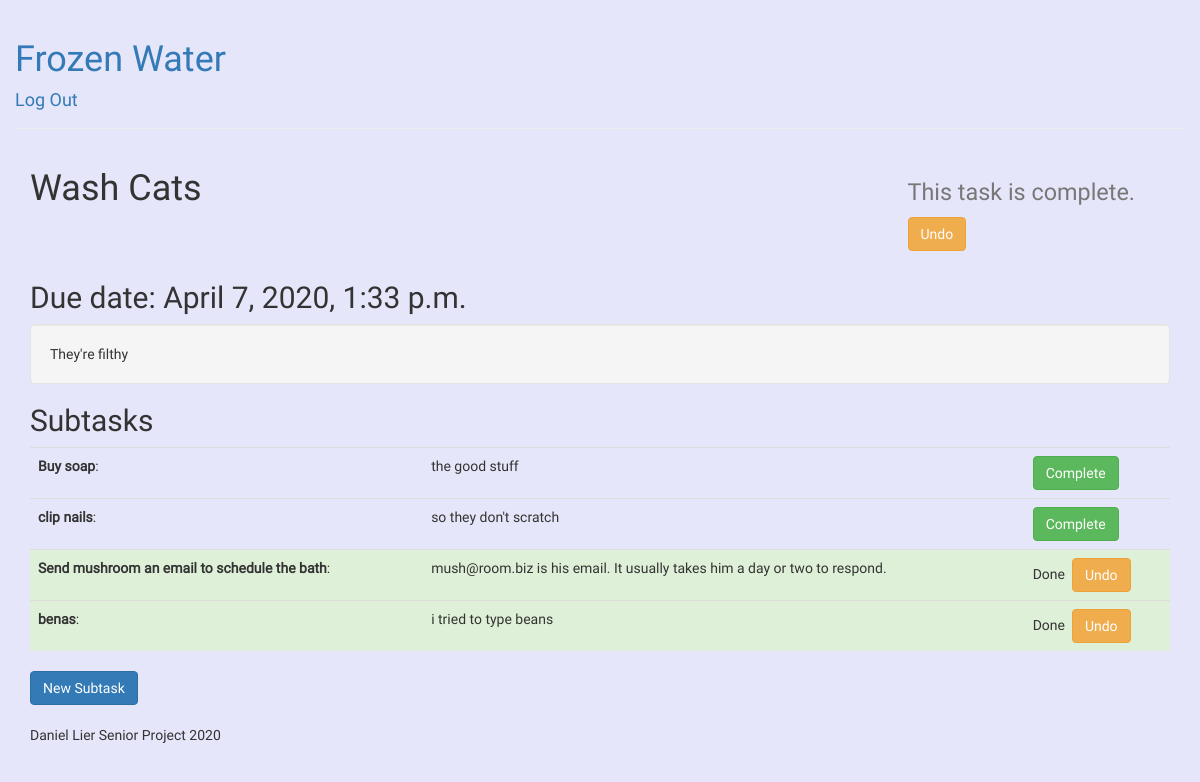
Page /task/1 (signed in) on the committed database.
### todo/models.py (models this page shows, shortened)
class Todo(models.Model):
    title = models.CharField(max_length=120)
    description = models.TextField()
    completed = models.BooleanField(default=False)
    due = models.DateTimeField(default = timezone.now)
    user = models.ForeignKey(User, on_delete=models.CASCADE)

class Subtask(models.Model):
    title = models.CharField(max_length=120)
    description = models.TextField()
    completed = models.BooleanField(default=False)
    parent = models.ForeignKey(Todo, on_delete=models.CASCADE)

### todo/views.py (the view)
# urls.py: path('task/<int:task_id>', views.task, name='task'),
@login_required
def task(request, task_id):
    task = get_object_or_404(Todo, pk=task_id)
    if request.user == task.user:
        subs = Subtask.objects.filter(parent=task)
        return render(request, 'todo/task.html', {'task':task, 'subs':subs})
    else:
        current = request.user.id
        return HttpResponseRedirect('/' + str(current))

### templates/todo/task.html
{% extends 'todo/base.html' %}
{% block content %}
<div class="row">
    <div class="col-md-9">
        <h1>{{task.title}}</h1>
    </div>
    <div class="col-md-3">
        <h1>
            {% if not task.completed %}
            <p><a href="/complete/{{task.id}}""><button type=" button" class="btn btn-success">Complete this
                    Task</button></a></p>
            {% else %}
            <small class="text-right">This task is complete. <a href="/undo/{{task.id}}""><button type=" button"
                    class="btn btn-warning">Undo</button></a></small>
            {% endif %}
        </h1>
    </div>
</div>
<h2>Due date: {{task.due}}</h2>
<p class="well">{{task.description}}</p>
{% if subs %}
<h2>Subtasks</h2>
<table class="table">
    {% for s in subs %}
    {% if s.completed %}
    <tr class="success">
        {% else %}
    <tr>
        {% endif %}
        <td><strong>{{s.title}}</strong>:</td>
        <td>{{s.description}}</td>
        {% if not s.completed %}
        <td><a href="/complete/{{task.id}}/{{s.id}}"><button type="button" class="btn btn-success">Complete</button></a>
        </td>
        {% else %}
        <td>Done&nbsp;&nbsp;<a href="/undo/{{task.id}}/{{s.id}}""><button type=" button"
                class="btn btn-warning">Undo</button></a></td>
        {% endif %}
    </tr>
    {% endfor %}
</table>
{% endif %}
<a href="/newsub/{{task.id}}"><button type="button" class="btn btn-primary">New Subtask</button></a>
<br>
<br>
{% endblock %}

### templates/todo/base.html (shortened to what this page needs)
{% load static %}
<!DOCTYPE html>
<head>
    <link rel="stylesheet" href="{% static '/todo/css/base.css' %}">
    <link rel="stylesheet" href="https://maxcdn.bootstrapcdn.com/bootstrap/3.4.1/css/bootstrap.min.css">
</head>
<body>
    <div class="container-fluid">
        <div class="page-header bg-light">
            <h1><a href="/">Frozen Water</a></h1>
            <h4><a href="/logout">Log Out</a></h4>
        </div>
    </div>
    <div class="container">
        <div class="content-block">
            {% block content %}
            {% endblock %}
        </div>
    </div>
    <div class="container">
        <div class="page-footer">
            <p>Daniel Lier Senior Project 2020</p>
        </div>
    </div>
</body>

### static/todo/css/base.css (style rules this page uses)
body { font-family: Roboto !important; background-color: lavender !important; }

### rows in the picture
Todo: title "Wash Cats", due "April 7, 2020, 1:33 p.m.", description "They're filthy"
Subtask: title "Buy soap", description "the good stuff"
Subtask: title "clip nails", description "so they don't scratch"
Subtask: title "Send mushroom an email to schedule the bath", description "mush@room.biz is his email. It usually takes him a day or two to respond."
Subtask: title "benas", description "i tried to type beans"
